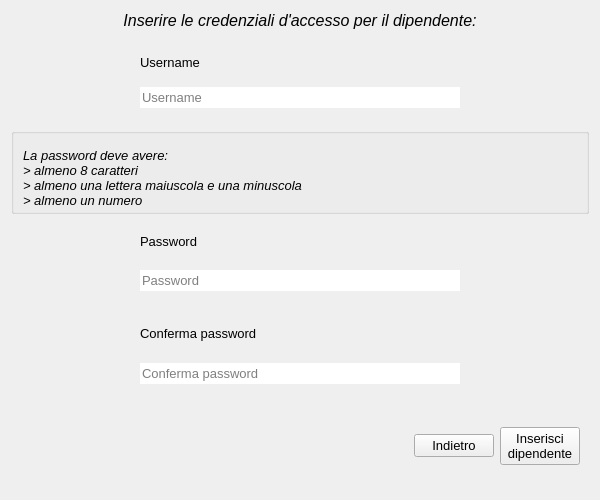
<?xml version="1.0" encoding="UTF-8"?>
<ui version="4.0">
 <class>mainWidget</class>
 <widget class="QWidget" name="mainWidget">
  <property name="geometry">
   <rect>
    <x>0</x>
    <y>0</y>
    <width>600</width>
    <height>500</height>
   </rect>
  </property>
  <property name="minimumSize">
   <size>
    <width>600</width>
    <height>500</height>
   </size>
  </property>
  <property name="font">
   <font>
    <family>Arial</family>
    <pointsize>10</pointsize>
   </font>
  </property>
  <property name="windowTitle">
   <string>Form</string>
  </property>
  <layout class="QGridLayout" name="gridLayout_4">
   <item row="0" column="0">
    <widget class="QLabel" name="label">
     <property name="sizePolicy">
      <sizepolicy hsizetype="Preferred" vsizetype="Fixed">
       <horstretch>0</horstretch>
       <verstretch>0</verstretch>
      </sizepolicy>
     </property>
     <property name="font">
      <font>
       <family>Arial</family>
       <pointsize>12</pointsize>
       <italic>true</italic>
      </font>
     </property>
     <property name="text">
      <string>Inserire le credenziali d'accesso per il dipendente:</string>
     </property>
     <property name="alignment">
      <set>Qt::AlignBottom|Qt::AlignHCenter</set>
     </property>
    </widget>
   </item>
   <item row="1" column="0">
    <widget class="QWidget" name="widgetUsernae" native="true">
     <property name="sizePolicy">
      <sizepolicy hsizetype="Preferred" vsizetype="Expanding">
       <horstretch>0</horstretch>
       <verstretch>0</verstretch>
      </sizepolicy>
     </property>
     <layout class="QGridLayout" name="gridLayout_3">
      <property name="bottomMargin">
       <number>5</number>
      </property>
      <item row="1" column="1">
       <widget class="QLineEdit" name="lineEditUsername">
        <property name="minimumSize">
         <size>
          <width>320</width>
          <height>0</height>
         </size>
        </property>
        <property name="frame">
         <bool>false</bool>
        </property>
        <property name="placeholderText">
         <string>Username</string>
        </property>
       </widget>
      </item>
      <item row="0" column="1">
       <widget class="QLabel" name="labelUsername">
        <property name="sizePolicy">
         <sizepolicy hsizetype="Preferred" vsizetype="Fixed">
          <horstretch>0</horstretch>
          <verstretch>0</verstretch>
         </sizepolicy>
        </property>
        <property name="text">
         <string>Username</string>
        </property>
       </widget>
      </item>
      <item row="0" column="0">
       <spacer name="horizontalSpacer_5">
        <property name="orientation">
         <enum>Qt::Horizontal</enum>
        </property>
        <property name="sizeHint" stdset="0">
         <size>
          <width>40</width>
          <height>20</height>
         </size>
        </property>
       </spacer>
      </item>
      <item row="0" column="2">
       <spacer name="horizontalSpacer_6">
        <property name="orientation">
         <enum>Qt::Horizontal</enum>
        </property>
        <property name="sizeHint" stdset="0">
         <size>
          <width>40</width>
          <height>20</height>
         </size>
        </property>
       </spacer>
      </item>
     </layout>
    </widget>
   </item>
   <item row="2" column="0">
    <widget class="QGroupBox" name="groupBoxIstruzioniPassword">
     <property name="sizePolicy">
      <sizepolicy hsizetype="Preferred" vsizetype="Expanding">
       <horstretch>0</horstretch>
       <verstretch>0</verstretch>
      </sizepolicy>
     </property>
     <property name="title">
      <string/>
     </property>
     <property name="flat">
      <bool>true</bool>
     </property>
     <layout class="QVBoxLayout" name="verticalLayout_3">
      <property name="topMargin">
       <number>11</number>
      </property>
      <property name="bottomMargin">
       <number>0</number>
      </property>
      <item>
       <widget class="QLabel" name="labelIstruzioniPassword">
        <property name="font">
         <font>
          <family>Arial</family>
          <pointsize>10</pointsize>
          <italic>true</italic>
         </font>
        </property>
        <property name="text">
         <string>La password deve avere:
&gt; almeno 8 caratteri
&gt; almeno una lettera maiuscola e una minuscola
&gt; almeno un numero</string>
        </property>
       </widget>
      </item>
     </layout>
    </widget>
   </item>
   <item row="3" column="0">
    <widget class="QWidget" name="widgetPassword" native="true">
     <property name="sizePolicy">
      <sizepolicy hsizetype="Preferred" vsizetype="Expanding">
       <horstretch>0</horstretch>
       <verstretch>0</verstretch>
      </sizepolicy>
     </property>
     <layout class="QGridLayout" name="gridLayout">
      <property name="topMargin">
       <number>0</number>
      </property>
      <property name="bottomMargin">
       <number>0</number>
      </property>
      <item row="0" column="1">
       <widget class="QLabel" name="labelPassword">
        <property name="sizePolicy">
         <sizepolicy hsizetype="Preferred" vsizetype="Fixed">
          <horstretch>0</horstretch>
          <verstretch>0</verstretch>
         </sizepolicy>
        </property>
        <property name="text">
         <string>Password</string>
        </property>
       </widget>
      </item>
      <item row="1" column="1">
       <widget class="QLineEdit" name="lineEditPassword">
        <property name="minimumSize">
         <size>
          <width>320</width>
          <height>0</height>
         </size>
        </property>
        <property name="frame">
         <bool>false</bool>
        </property>
        <property name="echoMode">
         <enum>QLineEdit::Password</enum>
        </property>
        <property name="placeholderText">
         <string>Password</string>
        </property>
        <property name="clearButtonEnabled">
         <bool>false</bool>
        </property>
       </widget>
      </item>
      <item row="0" column="0">
       <spacer name="horizontalSpacer">
        <property name="orientation">
         <enum>Qt::Horizontal</enum>
        </property>
        <property name="sizeType">
         <enum>QSizePolicy::Expanding</enum>
        </property>
        <property name="sizeHint" stdset="0">
         <size>
          <width>40</width>
          <height>20</height>
         </size>
        </property>
       </spacer>
      </item>
      <item row="0" column="2">
       <spacer name="horizontalSpacer_2">
        <property name="orientation">
         <enum>Qt::Horizontal</enum>
        </property>
        <property name="sizeHint" stdset="0">
         <size>
          <width>40</width>
          <height>20</height>
         </size>
        </property>
       </spacer>
      </item>
     </layout>
    </widget>
   </item>
   <item row="4" column="0">
    <widget class="QWidget" name="widgetConfermaPassword" native="true">
     <property name="sizePolicy">
      <sizepolicy hsizetype="Preferred" vsizetype="Expanding">
       <horstretch>0</horstretch>
       <verstretch>0</verstretch>
      </sizepolicy>
     </property>
     <layout class="QGridLayout" name="gridLayout_2">
      <property name="topMargin">
       <number>0</number>
      </property>
      <property name="bottomMargin">
       <number>0</number>
      </property>
      <item row="0" column="1">
       <widget class="QLabel" name="labelConfermaPassword">
        <property name="sizePolicy">
         <sizepolicy hsizetype="Preferred" vsizetype="Fixed">
          <horstretch>0</horstretch>
          <verstretch>0</verstretch>
         </sizepolicy>
        </property>
        <property name="text">
         <string>Conferma password</string>
        </property>
       </widget>
      </item>
      <item row="0" column="0">
       <spacer name="horizontalSpacer_3">
        <property name="orientation">
         <enum>Qt::Horizontal</enum>
        </property>
        <property name="sizeHint" stdset="0">
         <size>
          <width>40</width>
          <height>20</height>
         </size>
        </property>
       </spacer>
      </item>
      <item row="1" column="1">
       <widget class="QLineEdit" name="lineEditConfermaPassword">
        <property name="minimumSize">
         <size>
          <width>320</width>
          <height>0</height>
         </size>
        </property>
        <property name="frame">
         <bool>false</bool>
        </property>
        <property name="echoMode">
         <enum>QLineEdit::Password</enum>
        </property>
        <property name="placeholderText">
         <string>Conferma password</string>
        </property>
       </widget>
      </item>
      <item row="0" column="2">
       <spacer name="horizontalSpacer_4">
        <property name="orientation">
         <enum>Qt::Horizontal</enum>
        </property>
        <property name="sizeHint" stdset="0">
         <size>
          <width>40</width>
          <height>20</height>
         </size>
        </property>
       </spacer>
      </item>
     </layout>
    </widget>
   </item>
   <item row="5" column="0">
    <widget class="QWidget" name="widgetButtons" native="true">
     <property name="sizePolicy">
      <sizepolicy hsizetype="Preferred" vsizetype="Expanding">
       <horstretch>0</horstretch>
       <verstretch>0</verstretch>
      </sizepolicy>
     </property>
     <property name="font">
      <font>
       <family>Arial</family>
       <pointsize>10</pointsize>
      </font>
     </property>
     <layout class="QHBoxLayout" name="horizontalLayout">
      <item>
       <spacer name="spacer">
        <property name="orientation">
         <enum>Qt::Horizontal</enum>
        </property>
        <property name="sizeHint" stdset="0">
         <size>
          <width>40</width>
          <height>20</height>
         </size>
        </property>
       </spacer>
      </item>
      <item>
       <widget class="QPushButton" name="btnIndietro">
        <property name="text">
         <string>Indietro</string>
        </property>
       </widget>
      </item>
      <item>
       <widget class="QPushButton" name="btnInserisci">
        <property name="text">
         <string>Inserisci
dipendente</string>
        </property>
       </widget>
      </item>
     </layout>
    </widget>
   </item>
  </layout>
 </widget>
 <resources/>
 <connections/>
</ui>
